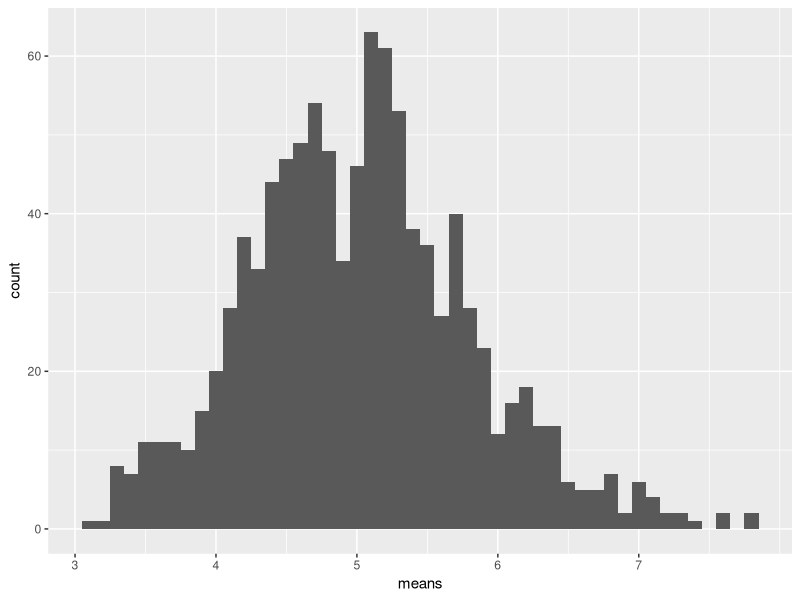
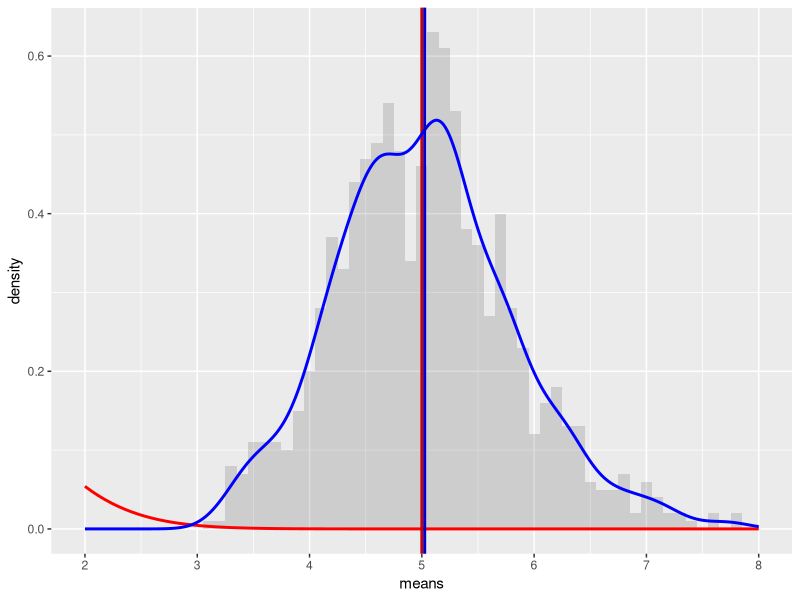

Generate these figures, in order, with R:
## ---- chunk 1
library(knitr)
opts_chunk$set(fig.width=7, fig.height=4, warning=FALSE, message=FALSE)
## ---- chunk 2
# load necessary libraries
library(ggplot2)
# set constants
lambda <- 0.2 # lambda for rexp
n <- 40 # number of exponentials
numberOfSimulations <- 1000 # number of tests
# set the seed to create reproducability
set.seed(111)
# run the test resulting in n x numberOfSimulations matrix
exponentialDistributions <- matrix(data=rexp(n * numberOfSimulations, lambda), nrow=numberOfSimulations)
exponentialDistributionMeans <- data.frame(means=apply(exponentialDistributions, 1, mean))
## ---- chunk 3
# plot the means
ggplot(data = exponentialDistributionMeans, aes(x = means)) + 
  geom_histogram(binwidth=0.1) +   
  scale_x_continuous(breaks=round(seq(min(exponentialDistributionMeans$means), max(exponentialDistributionMeans$means), by=1)))
## ---- chunk 4
mu <- 1/lambda
mu
## ---- chunk 5
meanOfMeans <- mean(exponentialDistributionMeans$means)
meanOfMeans
## ---- chunk 6
sd <- 1/lambda/sqrt(n)
sd
## ---- chunk 7
Var <- sd^2
Var
## ---- chunk 8
sd_x <- sd(exponentialDistributionMeans$means)
sd_x
Var_x <- var(exponentialDistributionMeans$means)
Var_x
## ---- chunk 9
# plot the means
ggplot(data = exponentialDistributionMeans, aes(x = means)) + 
  geom_histogram(binwidth=0.1, aes(y=..density..), alpha=0.2) + 
  stat_function(fun = dnorm, arg = list(mean = mu , sd = sd), colour = "red", size=1) + 
  geom_vline(xintercept = mu, size=1, colour="#CC0000") + 
  geom_density(colour="blue", size=1) +
  geom_vline(xintercept = meanOfMeans, size=1, colour="#0000CC") + 
  scale_x_continuous(breaks=seq(mu-3,mu+3,1), limits=c(mu-3,mu+3)) 
